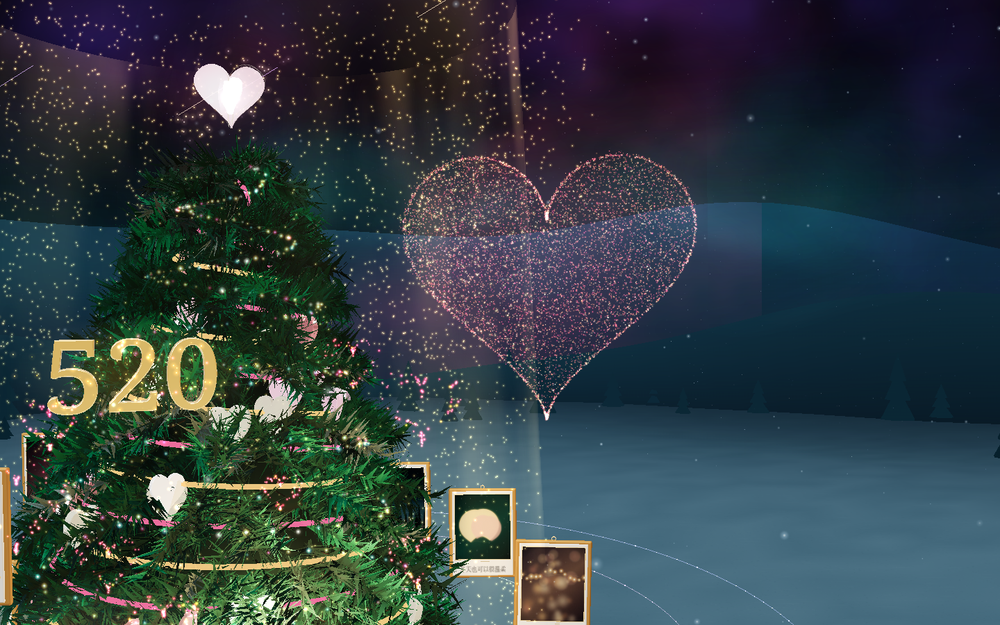
#> input picture docs/F3/f2-integration-screenshots/04-giant-heart.png, 1000 x 625 px, shrunk from 1440 x 900 before the run, found by its file name
$ python heart-volume-compare.py
#> lines starting #> are read from the running program, lines starting #| are printed output that depends on the picture
from PIL import Image, ImageDraw, ImageFont
from pathlib import Path
root=Path('.')
a=Image.open(root/'docs/F3/f2-integration-screenshots/04-giant-heart.png').convert('RGB')
#> a is the input picture: PIL image 1000x625 RGB; mean R, G, B 50.7, 62.8, 67.7
b=Image.open(root/'docs/F3/heart-look/after-heart-close.png').convert('RGB')
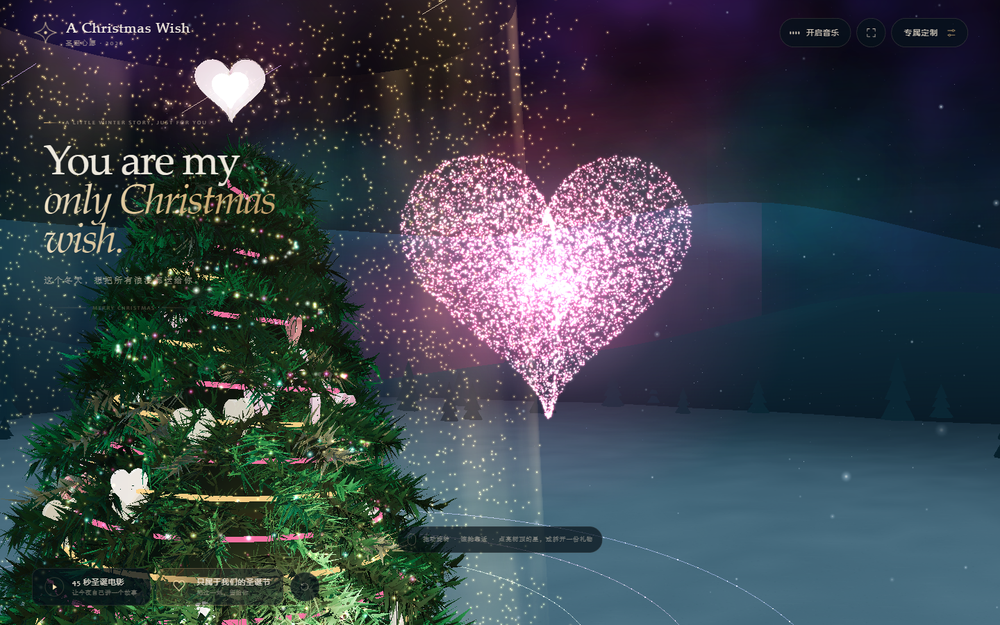
#> input picture docs/F3/heart-look/after-heart-close.png, 1000 x 625 px, shrunk from 1440 x 900 before the run, found by its file name
#> b is the input picture: PIL image 1000x625 RGB; mean R, G, B 58.7, 67.3, 75.7
w,h=a.size; head=50
#> after `w, h = a.size`: w = 1000; h = 625
out=Image.new('RGB',(w*2,h+head),'#071018'); out.paste(a,(0,head)); out.paste(b,(w,head))
#> after `out = Image.new('RGB', (w * 2, h + head), '#071018')`:
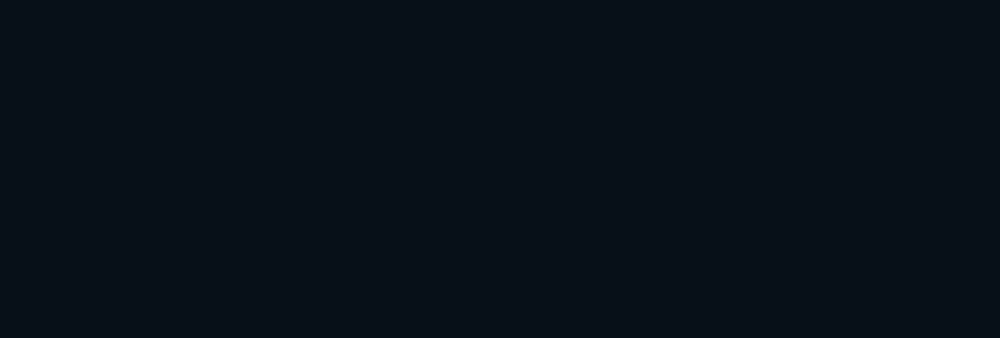
#> out: PIL image 2000x675 RGB (shown at 1/2 size); mean R, G, B 7, 16, 24
#> after `out.paste(a, (0, head))`:
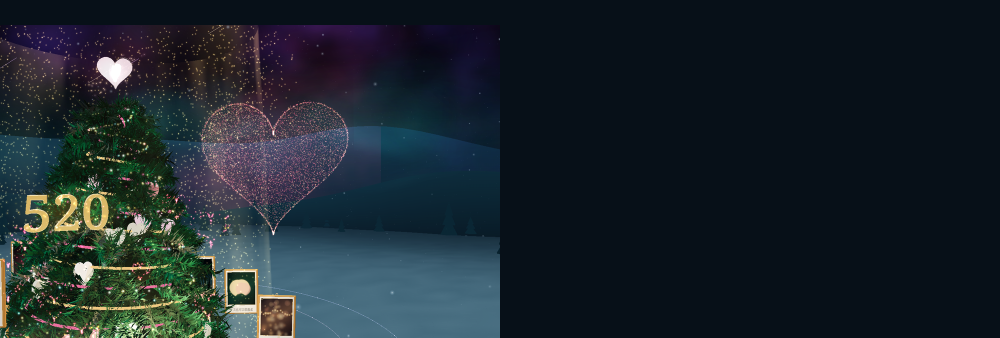
#> out: PIL image 2000x675 RGB (shown at 1/2 size); mean R, G, B 27.2, 37.7, 44.2
#> after `out.paste(b, (w, head))`:
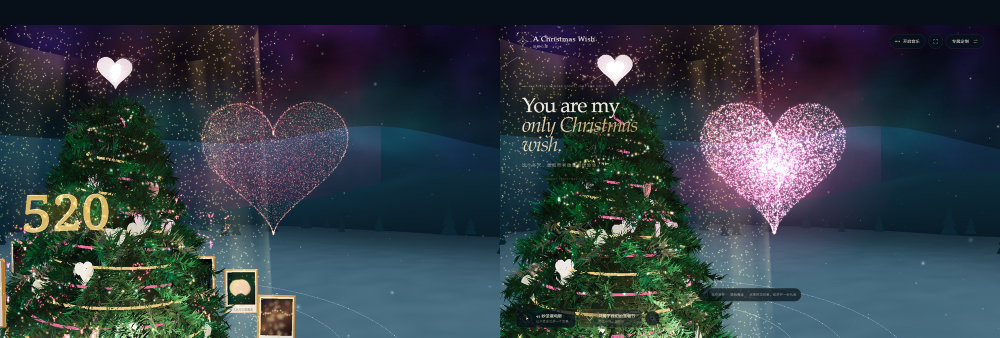
#> out: PIL image 2000x675 RGB (shown at 1/2 size); mean R, G, B 51.2, 61.4, 68.1
d=ImageDraw.Draw(out); font=ImageFont.truetype(r'C:\Windows\Fonts\segoeui.ttf',20)
d.text((16,14),'BEFORE · accepted F3 flat heart',fill='#c9d5d2',font=font)
d.text((w+16,14),'AFTER · 2.58-unit-deep volume',fill='#ffd58a',font=font)
d.line([(w,0),(w,h+head)],fill='#5b4630',width=2)
out.save(root/'docs/F3/heart-look/compare-heart-volume.png',optimize=True)
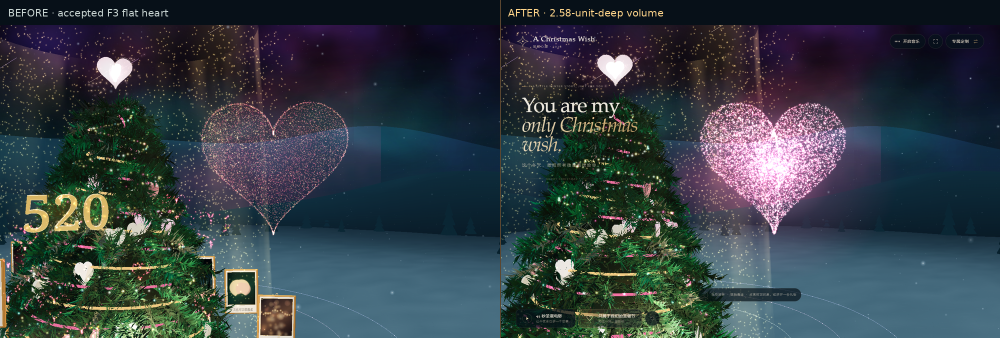
#> saved as compare-heart-volume.png: PIL image 2000x675 RGB (shown at 1/2 size); mean R, G, B 51.7, 61.8, 68.4
print('ok')
